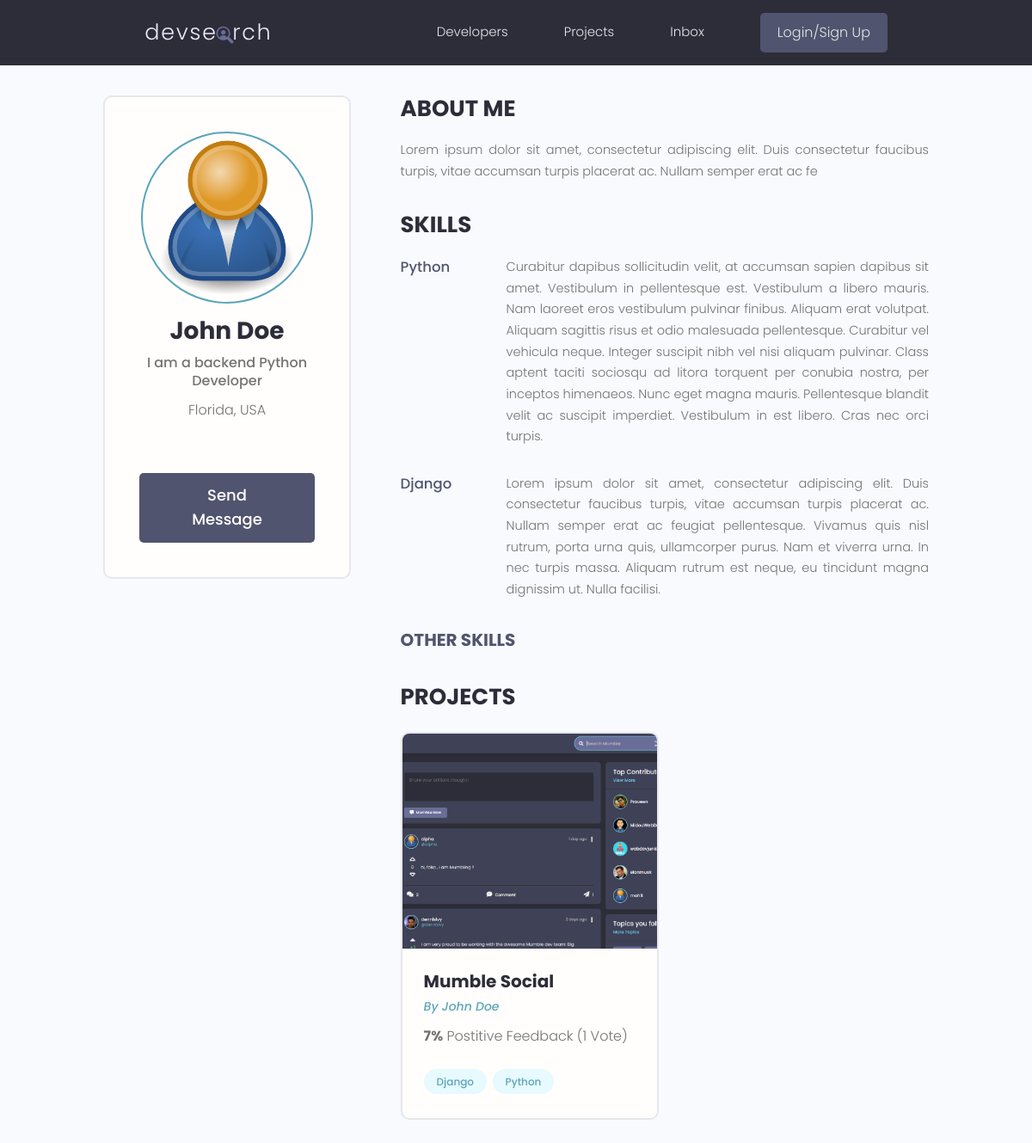
Page /profile/96771214-eb25-4f3d-9554-2247d3fd76cc/ on the committed database.
### users/models.py (models this page shows, shortened)
class Profile(models.Model):
    user = models.OneToOneField(
        User, on_delete=models.CASCADE, null=True, blank=True)
    name = models.CharField(max_length=200, blank=True, null=True)
    email = models.EmailField(max_length=500, blank=True, null=True)
    username = models.CharField(max_length=200, blank=True, null=True)
    location = models.CharField(max_length=200, blank=True, null=True)
    short_intro = models.CharField(max_length=500, blank=True, null=True)
    bio = models.TextField(blank=True, null=True)
    profile_image = models.ImageField(
        null=True, blank=True, upload_to='profiles/', default='profiles/user-default.png')
    social_github = models.CharField(max_length=200, blank=True, null=True)
    social_twitter = models.CharField(max_length=200, blank=True, null=True)
    social_linkedin = models.CharField(max_length=200, blank=True, null=True)
    social_youtube = models.CharField(max_length=200, blank=True, null=True)
    social_website = models.CharField(max_length=200, blank=True, null=True)
    created = models.DateTimeField(auto_now_add=True)
    id = models.UUIDField(default=uuid.uuid4, unique=True,
                          primary_key=True, editable=False)

class Skill(models.Model):
    owner = models.ForeignKey(
        Profile, on_delete=models.CASCADE, null=True, blank=True)
    name = models.CharField(max_length=200, null=True, blank=True)
    description = models.TextField(null=True, blank=True)
    created = models.DateTimeField(auto_now_add=True)
    id = models.UUIDField(default=uuid.uuid4, unique=True,
                          primary_key=True, editable=False)

### projects/models.py (models this page shows, shortened)
class Project(models.Model):
    owner = models.ForeignKey(Profile, null=True, blank=True, on_delete=models.SET_NULL)
    title = models.CharField(max_length=200)
    description = models.TextField(null=True, blank=True)  # not required field
    featured_image = models.ImageField(null=True, blank=True, default = 'default.jpg')
    demo_link = models.CharField(max_length=1000, null=True, blank=True)
    source_link = models.CharField(max_length=2000, null=True, blank=True)
    tags = models.ManyToManyField('Tag', blank=True)
    vote_total = models.IntegerField(default=0, null=True, blank=True)
    vote_ratio = models.IntegerField(default=0, null=True, blank=True)
    created = models.DateTimeField(auto_now_add=True)
    id = models.UUIDField(default=uuid.uuid4, unique=True,
                          primary_key=True, editable=False)
    class Meta:
        ordering = ['-created']

class Tag(models.Model):
    name = models.CharField(max_length=200)
    created = models.DateTimeField(auto_now_add=True)
    id = models.UUIDField(default=uuid.uuid4, unique=True,
                          primary_key=True, editable=False)
    def __str__(self):
        return self.name

### users/views.py (the view)
# urls.py: path('profile/<str:pk>/', views.userProfile, name='user-profile'),
def userProfile(request, pk):
    profile = Profile.objects.get(id=pk)
    topSkills = profile.skill_set.exclude(description__exact="")
    otherSkills = profile.skill_set.filter(description="")
    context = {'profile': profile, 'topSkills': topSkills,
               'otherSkills': otherSkills}
    return render(request, 'users/user-profile.html', context)

### users/templates/users/user-profile.html (shortened to what this page needs)
{% extends 'main.html' %} {% block content %}
<main class="profile my-md">
  <div class="container">
    <div class="layout">
      <div class="column column--1of3">
        <div class="card text-center">
          <div class="card__body dev">
            <img
              class="avatar avatar--xl"
              src="{{profile.profile_image.url}}"
            />
            <h2 class="dev__name">{{profile.name}}</h2>
            <p class="dev__title">{{profile.short_intro}}</p>
            <p class="dev__location">{{profile.location}}</p>
            <a href="#" class="btn btn--sub btn--lg">Send Message </a>
          </div>
        </div>
      </div>
      <div class="column column--2of3">
        <div class="devInfo">
          <h3 class="devInfo__title">About Me</h3>
          <p class="devInfo__about">{{profile.bio | slice:'150'}}</p>
        </div>
        <div class="devInfo">
          <h3 class="devInfo__title">Skills</h3>
          <div class="devInfo__skills">
            {% for skill in topSkills %}
            <div class="devSkill">
              <h4 class="devSkill__title">{{skill.name}}</h4>
              <p class="devSkill__info">{{skill.description}}</p>
            </div>
            {% endfor %}
            <h3 class="devInfo__subtitle">Other Skills</h3>
          </div>
        </div>
        <div class="devInfo">
          <h3 class="devInfo__title">Projects</h3>
          <div class="grid grid--two">
            {% for project in profile.project_set.all %}
            <div class="column">
              <div class="card project">
                <a href="{% url 'project' profile.id %}" class="project">
                  <img
                    class="project__thumbnail"
                    src="{{project.featured_image.url}}"
                    alt="project thumbnail"
                  />
                  <div class="card__body">
                    <h3 class="project__title">{{project.title}}</h3>
                    <p>
                      <a class="project__author" href="{% url 'user-profile' project.owner.id %}"
                        >By {{project.owner.name}}</a
                      >
                    </p>
                    <p class="project--rating">
                      <span style="font-weight: bold"
                        >{{project.vote_ratio}}%</span
                      >
                      Postitive Feedback ({{project.vote_total}}
                      Vote{{project.vote_total|pluralize:"s"}})
                    </p>
                    <div class="project__tags">
                      {% for tag in project.tags.all %}
                      <span class="tag tag--pill tag--main">
                        <small>{{tag}}</small>
                      </span>
                      {% endfor %}
                    </div>
                  </div>
                </a>
              </div>
            </div>
            {% endfor %}
          </div>
        </div>
      </div>
    </div>
  </div>
</main>
{% endblock %}

### static/styles/app.css (style rules this page uses)
:root { --color-sub: #2d2d39; }
.btn--sub { background-color: var(--color-sub-light); }
.card { border: 2px solid var(--color-light); }
img { width: 100%; }
.profile .card > .dev { padding: 4rem; }
.dev__name { color: var(--color-sub); font-size: 2.8rem; font-weight: 700; margin-top: 1rem; margin-bottom: 0.5rem; }
.dev__title { font-size: 1.6rem; font-weight: 500; line-height: 1.3; }
.dev__location { margin-top: 1rem; }
.devInfo { margin-bottom: 3rem; }
.devInfo__title, .devInfo__subtitle { font-size: 2.6rem; color: var(--color-sub); text-transform: uppercase; font-weight: 700; margin-bottom: 1.5rem; }
.devInfo__subtitle { font-size: 2rem; color: var(--color-sub-light); }
.devInfo__about, .devSkill__info { font-size: 1.45rem; line-height: 1.7; text-align: justify; }
.devSkill { margin-bottom: 3rem; }
.devSkill__title { font-size: 1.65rem; font-weight: 500; color: var(--color-sub-light); }
@media screen and (min-width: 700px) { .devSkill { display: flex; justify-content: space-between; gap: 3rem; } }
@media screen and (min-width: 700px) { .devSkill__info { flex-basis: 80%; } }
.project__author { font-size: 1.4rem; font-style: italic; }
.project--rating { margin-bottom: 1.6em; margin-top: .5em; }
.project__thumbnail { height: 25rem; object-fit: cover; object-position: top center; }
.project__title { font-size: 2rem; font-weight: 700; color: var(--color-sub); }

### static/uikit/styles/modules/_variables.css (style rules this page uses)
:root { --color-main: #5aa5b9; --color-main-light: #e6faff; --color-sub: #3f4156; --color-sub-light: #51546e; --color-sub-lighter: #ededfd; --color-text: #737373; --color-gray: #8b8b8b; --color-light: #e5e7eb; --color-light-gray: #767676; --color-bg: #f8fafd; --color-white: #fffefd; --color-white-light: #f3f3f3; --color-success: #359e64; --color-success-bg: #def8e8; --color-error: #fc4b0b; --color-error-bg: #fff2ee; --font-base: 'Poppins', arial, helvetica, 'Segoe UI', roboto, ubuntu, sans-serif; --font-monospace: 'Fira Code', 'Courier New', courier, monospace; --font-regular: 300; --font-medium: 500; --font-bold: 700; --generic-shadow: 1px 1px 5px #00000010; --generic-transition: all 0.3s ease-in-out; }

### static/uikit/styles/modules/_base.css (style rules this page uses)
* { margin: 0; padding: 0; box-sizing: border-box; text-rendering: optimizeLegibility; color: inherit; font-size: inherit; }
html { font-size: 50%; }
@media only screen and (min-width: 480px) { html { font-size: 56.25%; } }
@media only screen and (min-width: 1200px) { html { font-size: 62.5%; } }
body { line-height: 1.6; font-weight: 400; font-size: 1.5rem; color: var(--color-text); background-color: var(--color-bg); min-height: 100vh; }

### static/uikit/styles/modules/_typography.css (style rules this page uses)
* { font-family: var(--font-base); }
h2 { font-size: 3.6rem; font-weight: var(--font-bold); }
h3 { font-size: 3.2rem; font-weight: var(--font-medium); }
h4 { font-size: 2.8rem; font-weight: var(--font-medium); }
p, span, strong { font-size: 1.6rem; color: var(--color-text); font-weight: var(--font-regular); }
a { padding-bottom: 2px; text-decoration: none; display: inline-block; color: var(--color-main); font-weight: var(--font-medium); }

### static/uikit/styles/modules/_utilities.css (style rules this page uses)
.container { width: 92%; max-width: 165rem; margin: 0 auto; box-sizing: border-box; }
@media screen and (min-width: 1000px) { .container { width: 90%; } }
@media screen and (min-width: 1200px) { .container { width: 80%; } }
.text-center { text-align: center; }
.my-md { margin: 3rem auto; }

### static/uikit/styles/modules/_avatar.css (style rules this page uses)
.avatar { border-radius: 50%; border: 2px solid var(--color-main); object-fit: cover; }
.avatar--xl { height: 20rem; width: 20rem; }

### static/uikit/styles/modules/_button.css (style rules this page uses)
.btn { display: inline-block; position: relative; cursor: pointer; background-color: var(--color-light); font-weight: var(--font-medium); color: var(--color-sub); text-decoration: none; padding: 1rem 2rem; border-radius: 0.5rem; border: none; width: -webkit-fit-content; width: -moz-fit-content; width: fit-content; height: -webkit-fit-content; height: -moz-fit-content; height: fit-content; font-size: 1.6rem; outline-width: 0; outline-color: transparent; -webkit-backface-visibility: hidden; backface-visibility: hidden; transition: all 0.3s ease-in-out; }
.btn--sub { background-color: var(--color-sub); color: var(--color-white); }
.btn--lg { font-size: 1.8rem; padding: 1.2rem 4.5rem; }

### static/uikit/styles/modules/_card.css (style rules this page uses)
.card { border-radius: 1rem; background-color: var(--color-white); border: 1.5px solid var(--color-light); width: auto; height: auto; margin-top: 0.5rem; margin-bottom: 0.5rem; overflow: hidden; }
.card__body, .card__header { padding: 2rem 2.5rem; }

### rows in the picture
Profile: profile_image (placeholder picture), name "John Doe", short_intro "I am a backend Python Developer", location "Florida, USA", bio "Lorem ipsum dolor sit amet, consectetur adipiscing elit. Duis consectetur faucibus turpis, vitae accumsan turpis placerat ac. Nullam semper erat ac fe"
Skill: name "Python", description "Curabitur dapibus sollicitudin velit, at accumsan sapien dapibus sit amet. Vestibulum in pellentesque est. Vestibulum a libero mauris. Nam laoreet eros vestibulum pulvinar finibus. Aliquam erat volutpat. Aliquam sagittis risus et odio malesuada pellentesque. Curabitur vel vehicula neque. Integer suscipit nibh vel nisi aliquam pulvinar. Class aptent taciti sociosqu ad litora torquent per conubia nostra, per inceptos himenaeos. Nunc eget magna mauris. Pellentesque blandit velit ac suscipit imperdiet. Vestibulum in est libero. Cras nec orci turpis."
Skill: name "Django", description "Lorem ipsum dolor sit amet, consectetur adipiscing elit. Duis consectetur faucibus turpis, vitae accumsan turpis placerat ac. Nullam semper erat ac feugiat pellentesque. Vivamus quis nisl rutrum, porta urna quis, ullamcorper purus. Nam et viverra urna. In nec turpis massa. Aliquam rutrum est neque, eu tincidunt magna dignissim ut. Nulla facilisi."
Project: featured_image (picture), title "Mumble Social", owner.name "John Doe", vote_ratio "7", vote_total "1"
Tag: name "Django"
Tag: name "Python"
